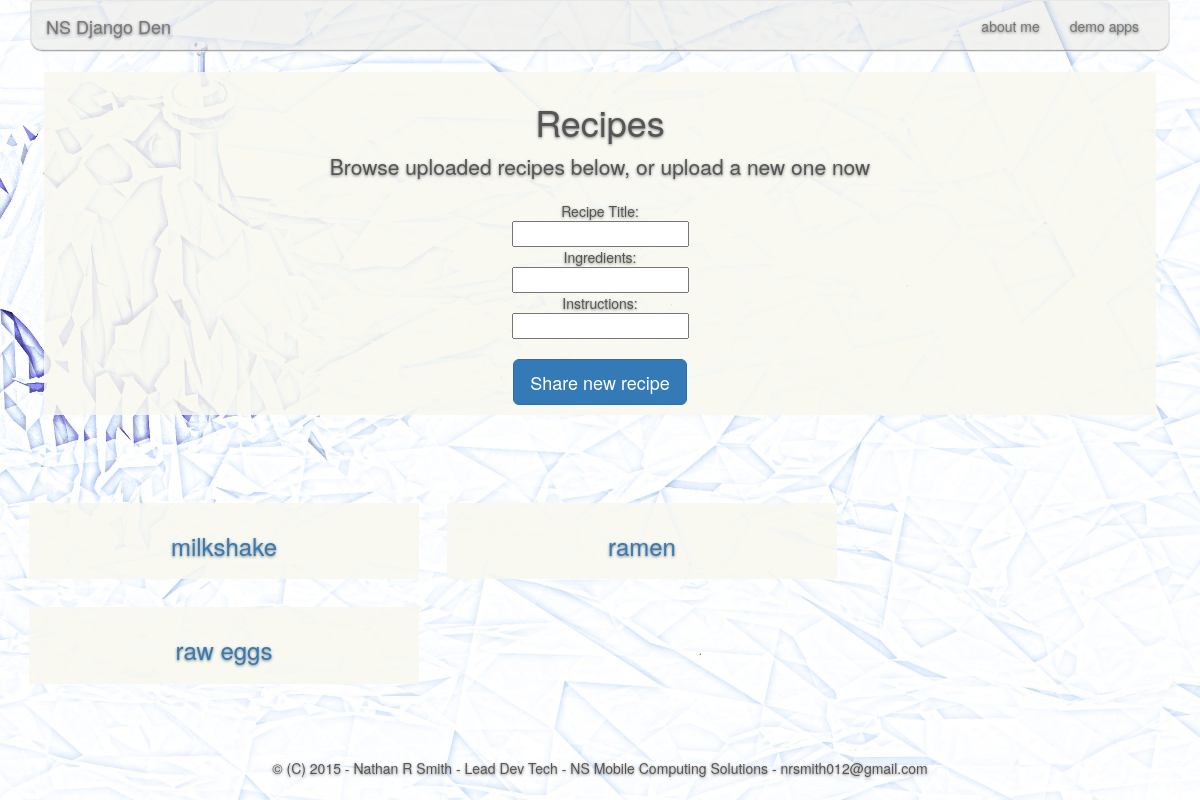
Screenshot of /postrecipes/ with the database file from the repository.
### nsdjangoden/models.py (models this page shows, shortened)
class RecipePost(models.Model):
    title = models.CharField(max_length=40)
    urltitle = models.CharField(max_length=40)
    upvotes = models.IntegerField(default=1)
    downvotes = models.IntegerField(default=0)
    ingredients = models.CharField(max_length=200)
    instructions = models.CharField(max_length=300)

### nsdjangoden/views.py (the view)
def recipeindex(request):
    if request.method == 'POST':
        try:
            title = request.POST['title']
            dup = RecipePost.objects.filter(title=title)
            if dup:
                title += '(2)'
            rp = RecipePost(title=title,
                            urltitle = slugify(title),
                            ingredients=request.POST['ingredients'],
                            instructions=request.POST['instructions'],
                            )
            rp.save()
            return HttpResponseRedirect('/postrecipes/')
        except KeyError:
            context = {'recipes':RecipePost.objects.all(),
                       'warnings':'recipe error. please make sure you filled it in.'}
            return render(request, 'nsdjangoden/recipeindex.html', context)
    elif request.method == 'GET':
        recipes = [i for i in RecipePost.objects.all()]
        recipes = sorted(recipes, key=lambda x: x.title)
        context = {"recipes":recipes,
                   "warnings":None,
                   }
        return render(request, 'nsdjangoden/recipeindex.html', context)

### nsdjangoden/templates/nsdjangoden/recipeindex.html (shortened to what this page needs)
{% extends "bs_base.html" %}
{% block content %}
<div class="dispbox">
    <h1>Recipes</h1>
    <p class="lead">Browse uploaded recipes below, or upload a new one now</p>
    <form action="" method="post">
        Recipe Title:<br>
        <input type="text" name="title" value="">
        <br>
        Ingredients: <br>
        <input type="text" name="ingredients" value="">
        <br>
        Instructions:
        <br>
        <input type="text" name="instructions" value="">
        <br><br>
        <input type="submit" class="btn btn-lg btn-primary" value="Share new recipe">
    </form>
</div>
<br><br><br>
<div class="row marketing">
    {% for recipe in recipes %}
    <div class="dispbox col-xs-6 col-lg-4">
        <p><h3><a href="/postrecipes/{{ recipe.urltitle }}/">{{ recipe.title }}</a></h3></p>
    </div>
    {% endfor %}
</div>
{% endblock %}

### rows the page displays
RecipePost: title "milkshake"
RecipePost: title "ramen"
RecipePost: title "raw eggs"
